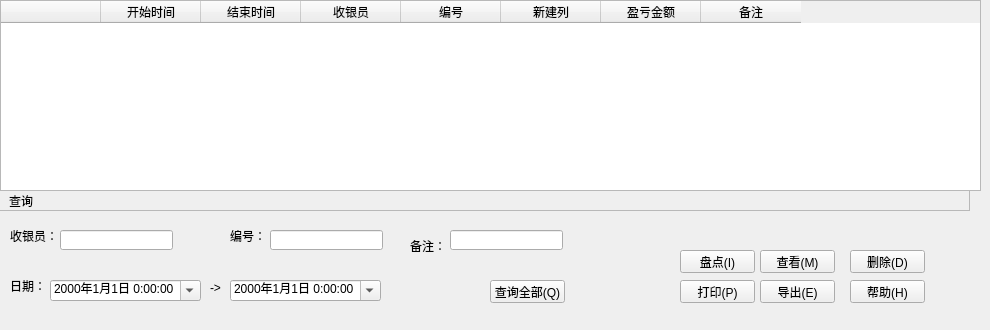
             <widget class="QWidget" name="tab_31">
              <attribute name="title">
               <string>盘点统计</string>
              </attribute>
              <widget class="QTableWidget" name="tableWidget_14">
               <property name="geometry">
                <rect>
                 <x>0</x>
                 <y>0</y>
                 <width>981</width>
                 <height>191</height>
                </rect>
               </property>
               <column>
                <property name="text">
                 <string/>
                </property>
               </column>
               <column>
                <property name="text">
                 <string>开始时间</string>
                </property>
               </column>
               <column>
                <property name="text">
                 <string>结束时间</string>
                </property>
               </column>
               <column>
                <property name="text">
                 <string>收银员</string>
                </property>
               </column>
               <column>
                <property name="text">
                 <string>编号</string>
                </property>
               </column>
               <column>
                <property name="text">
                 <string>新建列</string>
                </property>
               </column>
               <column>
                <property name="text">
                 <string>盈亏金额</string>
                </property>
               </column>
               <column>
                <property name="text">
                 <string>备注</string>
                </property>
               </column>
              </widget>
              <widget class="QWidget" name="toolWidget_52" native="true">
               <property name="geometry">
                <rect>
                 <x>0</x>
                 <y>190</y>
                 <width>971</width>
                 <height>131</height>
                </rect>
               </property>
               <widget class="QPushButton" name="pushButton_446">
                <property name="geometry">
                 <rect>
                  <x>680</x>
                  <y>90</y>
                  <width>75</width>
                  <height>23</height>
                 </rect>
                </property>
                <property name="text">
                 <string>打印(P)</string>
                </property>
               </widget>
               <widget class="QPushButton" name="pushButton_447">
                <property name="geometry">
                 <rect>
                  <x>760</x>
                  <y>90</y>
                  <width>75</width>
                  <height>23</height>
                 </rect>
                </property>
                <property name="text">
                 <string>导出(E)</string>
                </property>
               </widget>
               <widget class="QPushButton" name="pushButton_448">
                <property name="geometry">
                 <rect>
                  <x>850</x>
                  <y>90</y>
                  <width>75</width>
                  <height>23</height>
                 </rect>
                </property>
                <property name="text">
                 <string>帮助(H)</string>
                </property>
               </widget>
               <widget class="QFrame" name="frame_38">
                <property name="geometry">
                 <rect>
                  <x>-1</x>
                  <y>0</y>
                  <width>971</width>
                  <height>21</height>
                 </rect>
                </property>
                <property name="frameShape">
                 <enum>QFrame::StyledPanel</enum>
                </property>
                <property name="frameShadow">
                 <enum>QFrame::Raised</enum>
                </property>
                <widget class="QLabel" name="label_525">
                 <property name="geometry">
                  <rect>
                   <x>10</x>
                   <y>0</y>
                   <width>31</width>
                   <height>21</height>
                  </rect>
                 </property>
                 <property name="text">
                  <string>查询</string>
                 </property>
                </widget>
               </widget>
               <widget class="QLabel" name="label_68">
                <property name="geometry">
                 <rect>
                  <x>10</x>
                  <y>40</y>
                  <width>54</width>
                  <height>12</height>
                 </rect>
                </property>
                <property name="text">
                 <string>收银员：</string>
                </property>
               </widget>
               <widget class="QLabel" name="label_69">
                <property name="geometry">
                 <rect>
                  <x>230</x>
                  <y>40</y>
                  <width>54</width>
                  <height>12</height>
                 </rect>
                </property>
                <property name="text">
                 <string>编号：</string>
                </property>
               </widget>
               <widget class="QLabel" name="label_70">
                <property name="geometry">
                 <rect>
                  <x>410</x>
                  <y>50</y>
                  <width>54</width>
                  <height>12</height>
                 </rect>
                </property>
                <property name="text">
                 <string>备注：</string>
                </property>
               </widget>
               <widget class="QLineEdit" name="lineEdit_15">
                <property name="geometry">
                 <rect>
                  <x>60</x>
                  <y>40</y>
                  <width>113</width>
                  <height>20</height>
                 </rect>
                </property>
               </widget>
               <widget class="QLineEdit" name="lineEdit_16">
                <property name="geometry">
                 <rect>
                  <x>270</x>
                  <y>40</y>
                  <width>113</width>
                  <height>20</height>
                 </rect>
                </property>
               </widget>
               <widget class="QLineEdit" name="lineEdit_17">
                <property name="geometry">
                 <rect>
                  <x>450</x>
                  <y>40</y>
                  <width>113</width>
                  <height>20</height>
                 </rect>
                </property>
               </widget>
               <widget class="QLabel" name="label_567">
                <property name="geometry">
                 <rect>
                  <x>10</x>
                  <y>90</y>
                  <width>54</width>
                  <height>12</height>
                 </rect>
                </property>
                <property name="text">
                 <string>日期：</string>
                </property>
               </widget>
               <widget class="QLabel" name="label_568">
                <property name="geometry">
                 <rect>
                  <x>210</x>
                  <y>90</y>
                  <width>21</width>
                  <height>16</height>
                 </rect>
                </property>
                <property name="text">
                 <string>-&gt;</string>
                </property>
               </widget>
               <widget class="QDateTimeEdit" name="dateTimeEdit_106">
                <property name="geometry">
                 <rect>
                  <x>230</x>
                  <y>90</y>
                  <width>151</width>
                  <height>21</height>
                 </rect>
                </property>
                <property name="dateTime">
                 <datetime>
                  <hour>0</hour>
                  <minute>0</minute>
                  <second>0</second>
                  <year>2000</year>
                  <month>1</month>
                  <day>1</day>
                 </datetime>
                </property>
                <property name="displayFormat">
                 <string>yyyy年M月d日 H:mm:ss</string>
                </property>
                <property name="calendarPopup">
                 <bool>true</bool>
                </property>
               </widget>
               <widget class="QDateTimeEdit" name="dateTimeEdit_107">
                <property name="geometry">
                 <rect>
                  <x>50</x>
                  <y>90</y>
                  <width>151</width>
                  <height>21</height>
                 </rect>
                </property>
                <property name="dateTime">
                 <datetime>
                  <hour>0</hour>
                  <minute>0</minute>
                  <second>0</second>
                  <year>2000</year>
                  <month>1</month>
                  <day>1</day>
                 </datetime>
                </property>
                <property name="displayFormat">
                 <string>yyyy年M月d日 H:mm:ss</string>
                </property>
                <property name="calendarPopup">
                 <bool>true</bool>
                </property>
               </widget>
               <widget class="QPushButton" name="pushButton">
                <property name="geometry">
                 <rect>
                  <x>490</x>
                  <y>90</y>
                  <width>75</width>
                  <height>23</height>
                 </rect>
                </property>
                <property name="text">
                 <string>查询全部(Q)</string>
                </property>
               </widget>
               <widget class="QPushButton" name="pushButton_471">
                <property name="geometry">
                 <rect>
                  <x>680</x>
                  <y>60</y>
                  <width>75</width>
                  <height>23</height>
                 </rect>
                </property>
                <property name="text">
                 <string>盘点(I)</string>
                </property>
               </widget>
               <widget class="QPushButton" name="pushButton_472">
                <property name="geometry">
                 <rect>
                  <x>760</x>
                  <y>60</y>
                  <width>75</width>
                  <height>23</height>
                 </rect>
                </property>
                <property name="text">
                 <string>查看(M)</string>
                </property>
               </widget>
               <widget class="QPushButton" name="pushButton_473">
                <property name="geometry">
                 <rect>
                  <x>850</x>
                  <y>60</y>
                  <width>75</width>
                  <height>23</height>
                 </rect>
                </property>
                <property name="text">
                 <string>删除(D)</string>
                </property>
               </widget>
              </widget>
             </widget>
